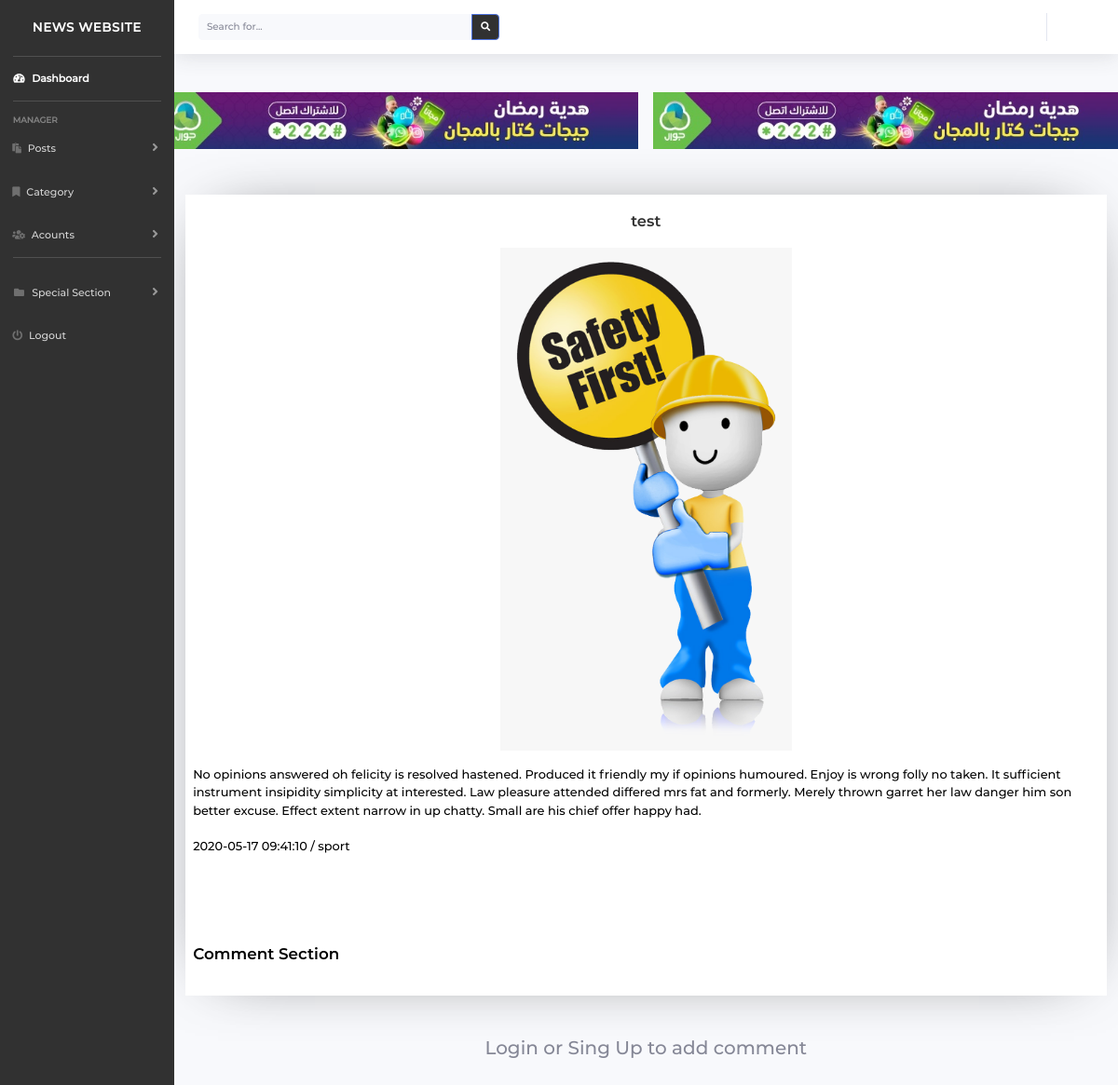
Page /post_details.php?postid=43 on the committed database.
### tables this page shows
CREATE TABLE `tbladvertisements` (
  `id` int(255) NOT NULL,
  `advertisement_image` varchar(255) NOT NULL,
  `advertisement_url` varchar(255) NOT NULL,
  `Is_Active` int(1) NOT NULL,
  `postingdate` timestamp NOT NULL DEFAULT current_timestamp() ON UPDATE current_timestamp()
);

CREATE TABLE `tblposts` (
  `id` int(11) NOT NULL,
  `PostTitle` longtext DEFAULT NULL,
  `CategoryId` int(11) DEFAULT NULL,
  `SubCategoryId` int(11) DEFAULT NULL,
  `PostDetails` longtext DEFAULT NULL,
  `PostingDate` timestamp NULL DEFAULT current_timestamp(),
  `UpdationDate` timestamp NULL DEFAULT NULL ON UPDATE current_timestamp(),
  `Is_Active` int(1) DEFAULT NULL,
  `PostUrl` mediumtext DEFAULT NULL,
  `PostImage` varchar(255) DEFAULT NULL,
  `Approved` varchar(255) NOT NULL DEFAULT 'no',
  `CommentsCout` int(255) DEFAULT NULL,
  `Rank` int(255) DEFAULT 0
);

CREATE TABLE `tblcategory` (
  `id` int(11) NOT NULL,
  `CategoryName` varchar(200) DEFAULT NULL,
  `Description` mediumtext DEFAULT NULL,
  `PostingDate` timestamp NULL DEFAULT current_timestamp(),
  `UpdationDate` date DEFAULT NULL,
  `Is_Active` int(1) DEFAULT NULL
);

### admin/config/dbcon.php (called while the page is built, shortened)
<?php
require("connection.php");
$dbhost = "localhost";
 $dbuser = "Skafi";
 $dbpass = "mahmoudskafi00";
 $db = "news_db";
$conDb = new connection($dbhost,$dbuser ,$dbpass,$db);

### admin/config/connection.php (called while the page is built, shortened)
<?php
class connection
{
    function doSelectQuery($con, $sql)
    {
        $status = false;
        $data = array();
        $result = mysqli_query($con, $sql);
        $i = 0;
        $rows = mysqli_num_rows($result);
        if ($rows == 0)
            $status = true;
        while ($row = mysqli_fetch_array($result, MYSQLI_ASSOC)) {
            $data[$i] = $row;
            $status = true;
            $i += 1;
        }
        return ['status' => $status, 'data' => $data, 'rows' => $rows];
    }
}

### post_details.php (the view, shortened to what this page needs)
<?php
require_once('./admin/config/dbcon.php');
$postid = intval($_GET['postid']);
$actual_link = (isset($_SERVER['HTTPS']) ? "https" : "http") . "://$_SERVER[HTTP_HOST]$_SERVER[REQUEST_URI]";
$sql = $conDb->doSelectQuery($conn, "SELECT tblposts.id as postid,tblposts.PostImage,tblposts.PostingDate as postdata, tblposts.PostTitle as title,tblposts.PostDetails,tblcategory.CategoryName as category,tblcategory.id as catid,tblsubcategory.SubCategoryId as subcatid,tblsubcategory.Subcategory as subcategory from tblposts
                                        left join tblcategory
                                        on tblcategory.id=tblposts.CategoryId
                                        left join tblsubcategory
                                        on tblsubcategory.SubCategoryId=tblposts.SubCategoryId
                                        where tblposts.id='$postid'
                                        and tblposts.Is_Active=1 ");
$row = $sql['data'][0];
if ($sql['status'] == 1 && $sql['rows'] == 1) {
?>
    <!DOCTYPE html>
    <html lang="en">
    <head>
        <?php require './vendor/links.php' ?>
    </head>
    <body>
        <?php require './vendor/navbar.php' ?>
        <br>
        <?php $sql = $conDb->doSelectQuery($conn, "SELECT advertisement_image FROM tbladvertisements WHERE 1  ORDER BY postingdate ASC");
        ?>
        <div class="ad-style" style="display: flex;justify-content: center">
            <div>
                <a href="<?php echo $sql['data'][0]['advertisement_url'] ?>"><img src="./admin/advertisement/<?php echo $sql['data'][0]['advertisement_image'] ?>" alt="ad"></a>
            </div>
            <div>
                <a href="<?php echo $sql['data'][0]['advertisement_url'] ?>"><img src="./admin/advertisement/<?php echo $sql['data'][0]['advertisement_image'] ?>" alt="ad"></a>
            </div>
        </div>
        <br>
        <br>
        <div class="sk-container post-details-container">
            <div class="post-header">
                    <?php $sql = $conDb->doSelectQuery($conn, "SELECT Rank FROM tblposts WHERE id='" . $postid . "'"); ?>
                <div class="post-titles">
                    <h1><?php echo $row['title'] ?></h1>
                </div>
            </div>
            <div class="this-post-image" style="display: flex;justify-content: center">
                <img src="./admin/postimages/<?php echo $row['PostImage'] ?>" alt="" style="max-width: 100%; width: 400px; margin: 0px 20px;">
            </div>
            <div class="post-details" style="display: flex; flex-direction: column">
                <p><?php echo $row['PostDetails'] ?></p>
                <br>
                <p><?php echo $row['postdata'] ?> / <?php echo $row['category']?></p>
            </div>
            <div style="margin: 0px 10px">
                <?php echo '<iframe src="https://www.facebook.com/plugins/share_button.php?href=' . $actual_link . '&layout=button_count&size=large&width=102&height=28&appId" width="200px" height="50px" style="border:none;overflow:hidden" scrolling="no" frameborder="0" allowTransparency="true" allow="encrypted-media"></iframe>' ?>
            </div>
            <div class="post-comments">
                <h1>Comment Section</h1>
            </div>
        </div>
        <div id="commenterror" class="commentfix" style="display: none;justify-content: center">
            <br>
            <h1 style="font-size: 1.5rem">Login or Sing Up to add comment</h1>
            <br>
            <br>
        </div>
    </body>
    </html>
<?php
} else {
}

### admin/include/css/overwite.css (style rules this page uses)
* { font-size: 16px; font-family: montserrat; }
p { all: unset; }
h1, h2, h3, h4, h5, h6 { all: unset; }
h1, h2, h3, h4, h5, h6 { margin: 0px; }
iframe { border: none !important; }
.commentfix { margin: 50px 0px; }
.ad-style > div { margin: 0px 10px; }
body { background: #eaeaea; }
.sk-container { display: flex; margin: 10px 15px; }
.post-details-container { display: flex; flex-direction: column; background-color: #ffffff; box-shadow: 0px 0px 83px -42px rgba(0, 0, 0, 0.75); }
.post-details-container > .post-header { display: flex; justify-content: center; margin: 20px 0px; font-size: 1.3rem; font-family: montserratSb; color: #313131; }
.post-details-container > .post-details { display: flex; justify-content: flex-start; margin: 20px 10px; font-size: 1rem; font-family: montserrat; color: #000000; }
.post-comments { display: flex; justify-content: flex-start; flex-direction: column; margin: 20px 10px; font-size: 1.3rem; font-family: montserratSB; color: #000000; }
.post-comments > h1 { margin: 20px 0px; }
.post-titles { display: flex; flex-direction: column; justify-content: center; }
.post-titles > h1 { font-size: 1.3rem; font-family: montserratSB; }

### post_details.php (style rules this page uses)
* { zoom: .97; }

### rows in the picture
tbladvertisements: advertisement_image (picture)
tblposts: PostTitle "test", PostImage (picture), PostDetails "No opinions answered oh felicity is resolved hastened. Produced it friendly my if opinions humoured. Enjoy is wrong folly no taken. It sufficient instrument insipidity simplicity at interested. Law pleasure attended differed mrs fat and formerly. Merely thrown garret her law danger him son better excuse. Effect extent narrow in up chatty. Small are his chief offer happy had.", PostingDate "2020-05-17 09:41:10", CategoryId.CategoryName "sport"
